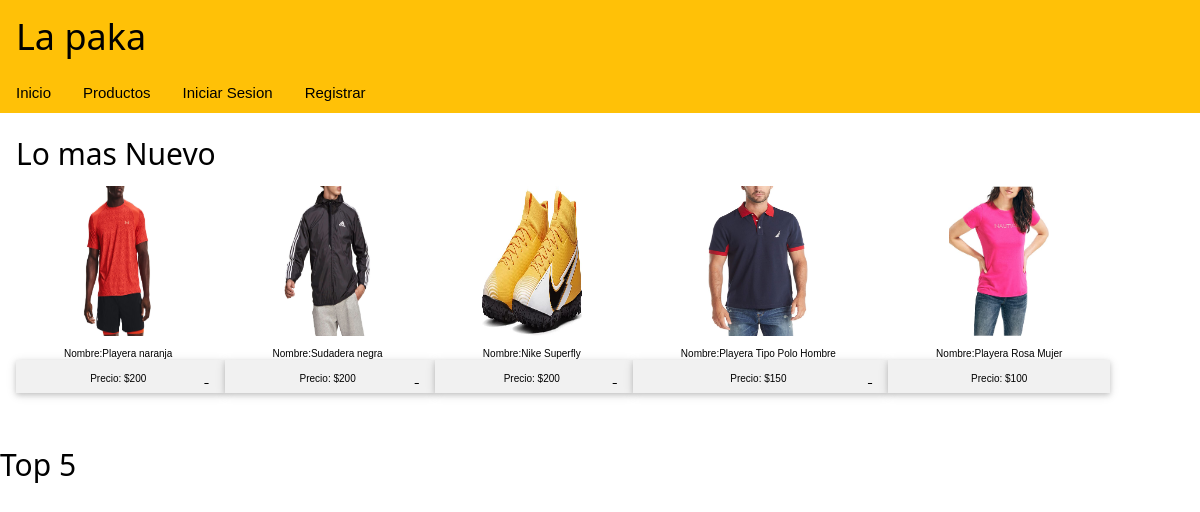
The page / on the database its author committed.
### tables this page shows
CREATE TABLE `articulo`  (
  `ID_Articulo` int NOT NULL AUTO_INCREMENT,
  `Nombre` text NOT NULL,
  `Marca` text NULL,
  `Talla` text NULL,
  `Precio` float NULL DEFAULT NULL,
  `Linea` text NULL,
  `Existencia` int NULL DEFAULT NULL,
  `Imagen` text NULL,
  PRIMARY KEY (`ID_Articulo`) USING BTREE
);

### GestorInventario.php (called while the page is built, shortened)
<?php
class GestorInventario
{
    private $ListaArticulos = array();
    private $Cantidad;
    function ConsultarMasNuevos()
    {
        include('ConexionBD.php');
        include("Articulo.php");
        $sql = "SELECT * FROM `articulo` ORDER BY ID_Articulo DESC LIMIT 5";
        $res = $conn->query($sql);
        $j=0;
        while($Producto = $res->fetch_array())
        {
            $this->ListaArticulos[$j] = new Articulo();
            $this->ListaArticulos[$j]->setNombre($Producto['Nombre']);
            $this->ListaArticulos[$j]->setMarca($Producto['Marca']);
            $this->ListaArticulos[$j]->setTalla($Producto['Talla']);
            $this->ListaArticulos[$j]->setPrecio($Producto['Precio']);
            $this->ListaArticulos[$j]->setLinea($Producto['Linea']);
            $this->ListaArticulos[$j]->setExistencia($Producto['Existencia']);
            $this->ListaArticulos[$j]->setImagen($Producto['Imagen']);
            $j++;
        }
        $this->Cantidad = 5;
    }
    function getLista_Articulos()
    {
        return $this->ListaArticulos;
    }
    function getCantidad()
    {
        return $this->Cantidad;
    }
}
?>

### Articulo.php (called while the page is built, shortened)
<?php
class Articulo
{
    public $ID_Articulo;
    public $Nombre;
    public $Precio;
    public $Imagen;
    function getID_Articulo()
    {
        return $this->ID_Articulo;
    }
    function getNombre()
    {
        return $this->Nombre;
    }
    function getPrecio()
    {
        return $this->Precio;
    }
    function getImagen()
    {
        return $this->Imagen;
    }
    function setNombre($nombre)
    {
        $this->Nombre = $nombre;
    }
    function setPrecio($precio)
    {
        $this->Precio = $precio;
    }
    function setImagen($imagen)
    {
        $this->Imagen = $imagen;
    }
}
?>

### index.php (the view, shortened to what this page needs)
<html>
<?php
include("Encabezado.php");
?>
<body>
    <header>
        <?php
        include("menu.php");
        ?>
    </header>
    <section>
        <div class="w3-padding">
        <h2>Lo mas Nuevo</h2>
            <?php
            include("GestorInventario.php");
            $G_P = new GestorInventario();
            $G_P->ConsultarMasNuevos();
            $productos = $G_P->getLista_Articulos();
            $cant = $G_P->getCantidad();
            for($j = 0; $j < $cant; $j++){
            ?>
                <a href="GUI_Producto.php?id=<?php echo $productos[$j]->getID_Articulo();?>" class="w3-card w3-padding w3-light-grey" >
                    <div class="w3-container w3-center" style="display:inline-block">
                        <img src="Imagenes/Productos/<?php echo $productos[$j]->getImagen(); ?>" width="100px" height="150px">
                        <div class="w3-container w3-center">
                            <p style="font-size: 10px"><?php echo "Nombre:" . $productos[$j]->getNombre(); ?></p>
                            <p style="font-size: 10px"><?php echo "Precio: $" . $productos[$j]->getPrecio(); ?></p>
                        </div>
                    </div>
            </a>
            <?php
            }
            ?>
        </div>
        <br/>
        <div>
            <h2>Top 5</h2>
        </div>
    </section>
</body>
</html>

### CSS/w3.css (style rules this page uses)
html { box-sizing:border-box }
*,*:before,*:after { box-sizing:inherit }
html { -ms-text-size-adjust:100%;-webkit-text-size-adjust:100% }
body { margin:0 }
article,aside,details,figcaption,figure,footer,header,main,menu,nav,section { display:block }
a { background-color:transparent }
img { border-style:none }
html,body { font-family:Verdana,sans-serif;font-size:15px;line-height:1.5 }
html { overflow-x:hidden }
h2 { font-size:30px }
h1,h2,h3,h4,h5,h6 { font-family:"Segoe UI",Arial,sans-serif;font-weight:400;margin:10px 0 }
img { vertical-align:middle }
a { color:inherit }
.w3-container:after,.w3-container:before,.w3-panel:after,.w3-panel:before,.w3-row:after,.w3-row:before,.w3-row-padding:after,.w3-row-padding:before, .w3-cell-row:before,.w3-cell-row:after,.w3-clear:after,.w3-clear:before,.w3-bar:before,.w3-bar:after { content:"";display:table;clear:both }
.w3-container,.w3-panel { padding:0.01em 16px }
.w3-card,.w3-card-2 { box-shadow:0 2px 5px 0 rgba(0,0,0,0.16),0 2px 10px 0 rgba(0,0,0,0.12) }
.w3-center { text-align:center!important }
.w3-padding { padding:8px 16px!important }
.w3-light-grey,.w3-hover-light-grey:hover,.w3-light-gray,.w3-hover-light-gray:hover { color:#000!important;background-color:#f1f1f1!important }

### rows shown on the page
articulo: Imagen (picture), Nombre "Playera naranja", Precio "200"
articulo: Imagen (picture), Nombre "Sudadera negra", Precio "200"
articulo: Imagen (picture), Nombre "Nike Superfly", Precio "200"
articulo: Imagen (picture), Nombre "Playera Tipo Polo Hombre", Precio "150"
articulo: Imagen (picture), Nombre "Playera Rosa Mujer", Precio "100"
